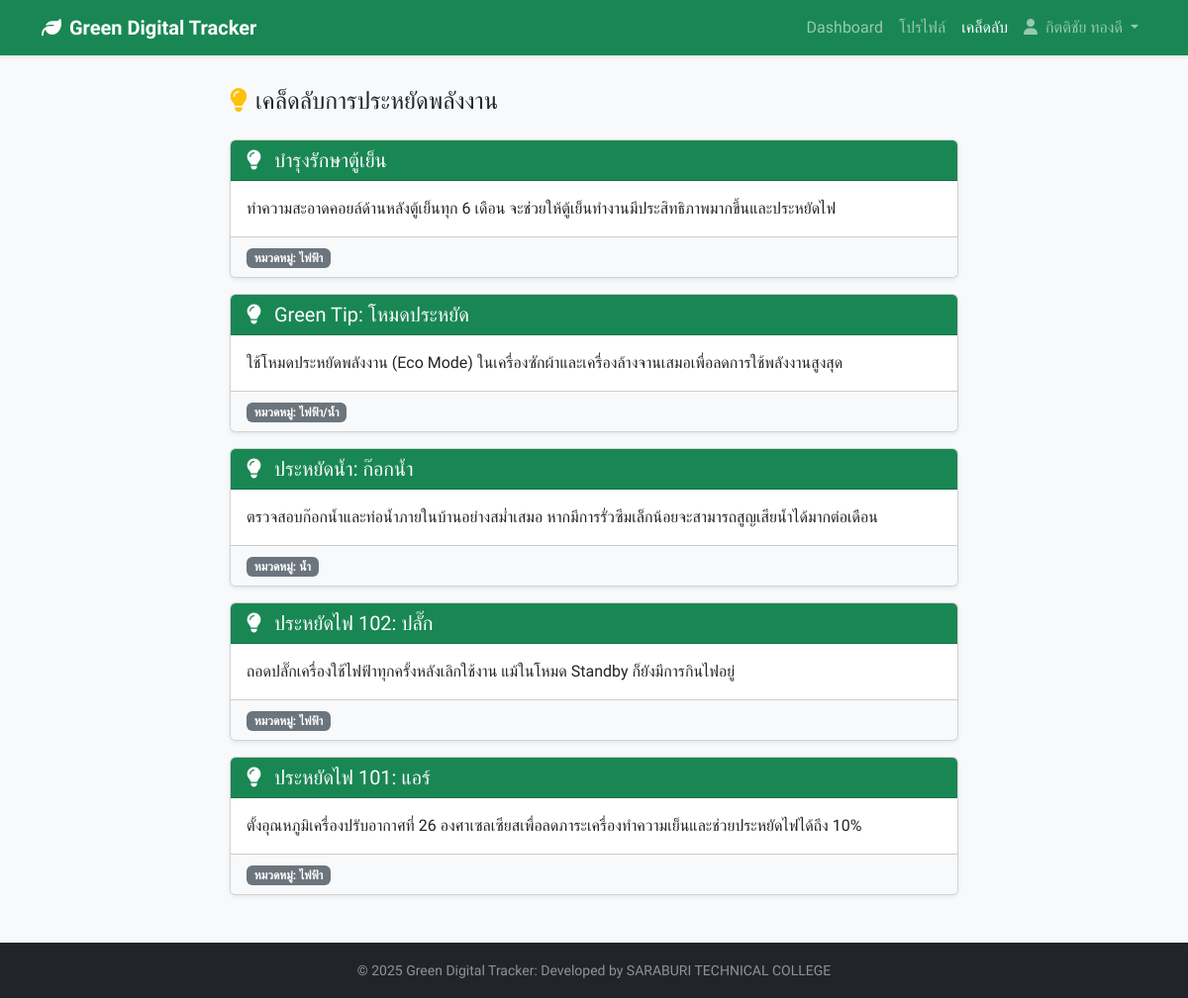
Page /tips.php (signed in) on the committed database.
### tables this page shows
CREATE TABLE `users` (
  `u_id` int(11) NOT NULL COMMENT 'รหัสผู้ใช้งาน',
  `u_username` varchar(100) NOT NULL COMMENT 'ชื่อผู้ใช้ (สำหรับ Login)',
  `u_password` varchar(255) NOT NULL COMMENT 'รหัสผ่าน (ต้องเข้ารหัส)',
  `u_security_question` varchar(255) NOT NULL,
  `u_security_answer` varchar(255) NOT NULL,
  `u_email` varchar(150) NOT NULL COMMENT 'อีเมล (สำหรับกู้คืนรหัสผ่าน)',
  `u_full_name` varchar(200) NOT NULL COMMENT 'ชื่อ-นามสกุล',
  `u_role` enum('admin','user') NOT NULL DEFAULT 'user' COMMENT 'สิทธิ์การใช้งาน (Admin/User)',
  `u_status` enum('active','suspended') NOT NULL DEFAULT 'active' COMMENT 'สถานะบัญชี',
  `u_created_at` datetime NOT NULL DEFAULT current_timestamp() COMMENT 'วันที่สร้างบัญชี'
);

CREATE TABLE `tips` (
  `t_id` int(11) NOT NULL COMMENT 'รหัสคำแนะนำ',
  `t_title` varchar(200) NOT NULL COMMENT 'หัวข้อคำแนะนำ',
  `t_content` text NOT NULL COMMENT 'เนื้อหาคำแนะนำโดยละเอียด',
  `t_category` varchar(100) NOT NULL COMMENT 'หมวดหมู่ (เช่น แอร์, ไฟ, น้ำ)',
  `t_is_active` tinyint(1) NOT NULL DEFAULT 1 COMMENT 'สถานะการแสดงผล (0=ปิด, 1=เปิด)',
  `t_display_until` datetime DEFAULT NULL COMMENT 'แสดงผลถึงวันที่ (สำหรับตั้งเวลาปิด)',
  `u_id` int(11) DEFAULT NULL COMMENT 'ผู้สร้าง (Foreign Key อ้างอิง users.u_id)'
);

### tips.php (the view, shortened to what this page needs)
<?php
require_once 'db_connect.php';
$user_id = $_SESSION['u_id'];
$user_role = $_SESSION['u_role'];
$user_username = $_SESSION['u_username'];
try {
    $sql_user = "SELECT u_full_name FROM users WHERE u_id = $user_id";
    $result_user = $conn->query($sql_user);
    $user_info = $result_user->fetch_assoc();
    $user_full_name = $user_info['u_full_name'] ?? $user_username;
} catch (Exception $e) {
    die("Error fetching user data: " . $e->getMessage());
}
$tips_list = [];
try {
    $current_date = date('Y-m-d H:i:s');
    $sql_tips = "SELECT t_title, t_content, t_category
                 FROM tips
                 WHERE t_is_active = 1
                   AND (t_display_until > '$current_date' OR t_display_until IS NULL)
                 ORDER BY t_id DESC";
    $result_tips = $conn->query($sql_tips);
    while ($row = $result_tips->fetch_assoc()) {
        $tips_list[] = $row;
    }
} catch (Exception $e) {
    $error_message = $e->getMessage();
}
?>
<!DOCTYPE html>
<html lang="th">
<head>
    <link href="https://cdn.jsdelivr.net/npm/bootstrap@5.3.3/dist/css/bootstrap.min.css" rel="stylesheet">
    <link rel="stylesheet" href="https://cdnjs.cloudflare.com/ajax/libs/font-awesome/6.5.2/css/all.min.css" />
</head>
<body class="d-flex flex-column min-vh-100">
    <nav class="navbar navbar-expand-lg navbar-dark bg-success shadow-sm sticky-top">
        <div class="container">
            <a class="navbar-brand" href="dashboard.php">
                <i class="fas fa-leaf me-2"></i>Green Digital Tracker
            </a>
            <div class="collapse navbar-collapse" id="navbarNav">
                <ul class="navbar-nav ms-auto">
                    <?php if ($user_role === 'admin'): ?>
                        <li class="nav-item">
                            <a class="nav-link" href="dashboard.php">Dashboard (Admin)</a>
                        </li>
                        <li class="nav-item">
                            <a class="nav-link" href="manage_users.php">จัดการผู้ใช้</a>
                        </li>
                        <li class="nav-item">
                            <a class="nav-link" href="manage_content.php">จัดการเนื้อหา</a>
                        </li>
                    <?php else: ?>
                        <li class="nav-item">
                            <a class="nav-link" href="dashboard.php">Dashboard</a>
                        </li>
                        <li class="nav-item">
                            <a class="nav-link" href="profile.php">โปรไฟล์</a>
                        </li>
                        <li class="nav-item">
                            <a class="nav-link active" href="tips.php">เคล็ดลับ</a>
                        </li>
                    <?php endif; ?>
                    <li class="nav-item dropdown">
                        <a class="nav-link dropdown-toggle" href="#" id="navbarUserDropdown" role="button" data-bs-toggle="dropdown" aria-expanded="false">
                            <i class="fas fa-user me-1"></i> <?php echo htmlspecialchars($user_full_name); ?>
                        </a>
                    </li>
                </ul>
            </div>
        </div>
    </nav>
    <main class="main-content">
        <div class="container">
            <div class="row justify-content-center">
                <div class="col-lg-10 col-xl-8">
                    <h2 class="h4 mb-4"><i class="fas fa-lightbulb me-2 text-warning"></i>เคล็ดลับการประหยัดพลังงาน</h2>
                    <?php if (empty($tips_list) && !isset($error_message)): ?>
                        <div class="alert alert-info text-center">
                            <i class="fas fa-info-circle me-2"></i>
                            ยังไม่มีเคล็ดลับใหม่ในขณะนี้
                        </div>
                    <?php elseif (!empty($tips_list)): ?>
                        <?php foreach ($tips_list as $index => $tip): ?>
                            <div class="card shadow-sm mb-3">
                                <div class="card-header bg-success text-white">
                                    <h5 class="mb-0">
                                        <i class="fas fa-lightbulb me-2"></i>
                                        <?php echo htmlspecialchars($tip['t_title']); ?>
                                    </h5>
                                </div>
                                <div class="card-body">
                                    <p class="card-text"><?php echo nl2br(htmlspecialchars($tip['t_content'])); ?></p>
                                </div>
                                <div class="card-footer bg-light text-muted">
                                    <span class="badge bg-secondary">
                                        หมวดหมู่: <?php echo htmlspecialchars($tip['t_category']); ?>
                                    </span>
                                </div>
                            </div>
                        <?php endforeach; ?>
                    <?php endif; ?>
                </div>
            </div>
        </div>
    </main>
    <footer class="footer mt-auto py-3 bg-dark text-white-50">
        <div class="container text-center">
            <small>© 2025 Green Digital Tracker: Developed by SARABURI TECHNICAL COLLEGE</small>
        </div>
    </footer>
</body>
</html>

### tips.php (style rules this page uses)
body { font-family: 'Prompt', sans-serif; background-color: #f8f9fa; display: flex; flex-direction: column; min-height: 100vh; }
.navbar-brand { font-weight: 700; }
.main-content { flex-grow: 1; padding: 2rem 0; }

### rows in the picture
users: u_full_name "กิตติชัย ทองดี"
tips: t_title "บำรุงรักษาตู้เย็น", t_content "ทำความสะอาดคอยล์ด้านหลังตู้เย็นทุก 6 เดือน จะช่วยให้ตู้เย็นทำงานมีประสิทธิภาพมากขึ้นและประหยัดไฟ", t_category "ไฟฟ้า"
tips: t_title "Green Tip: โหมดประหยัด", t_content "ใช้โหมดประหยัดพลังงาน (Eco Mode) ในเครื่องซักผ้าและเครื่องล้างจานเสมอเพื่อลดการใช้พลังงานสูงสุด", t_category "ไฟฟ้า/น้ำ"
tips: t_title "ประหยัดน้ำ: ก๊อกน้ำ", t_content "ตรวจสอบก๊อกน้ำและท่อน้ำภายในบ้านอย่างสม่ำเสมอ หากมีการรั่วซึมเล็กน้อยจะสามารถสูญเสียน้ำได้มากต่อเดือน", t_category "น้ำ"
tips: t_title "ประหยัดไฟ 102: ปลั๊ก", t_content "ถอดปลั๊กเครื่องใช้ไฟฟ้าทุกครั้งหลังเลิกใช้งาน แม้ในโหมด Standby ก็ยังมีการกินไฟอยู่", t_category "ไฟฟ้า"
tips: t_title "ประหยัดไฟ 101: แอร์", t_content "ตั้งอุณหภูมิเครื่องปรับอากาศที่ 26 องศาเซลเซียสเพื่อลดภาระเครื่องทำความเย็นและช่วยประหยัดไฟได้ถึง 10%", t_category "ไฟฟ้า"
